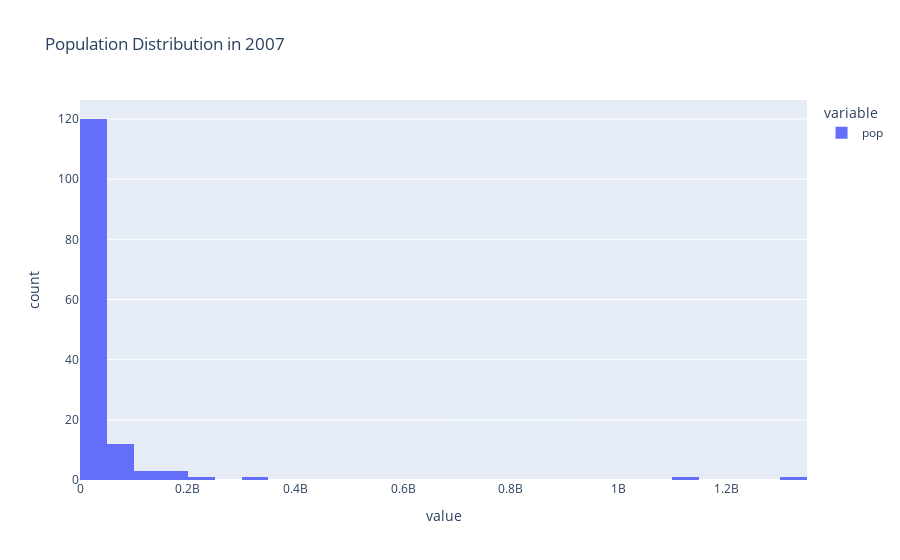

Source (notebook cell):
### Markdown cell above
## Draw a Histogram
Draw a histogram to visualize the distribution of populations in 2007. Decorate the plot properly.

### Code cell
df_2007 = df.query('year == 2007')

fig = px.histogram(data_frame=df_2007['pop'], title='Population Distribution in 2007', )
fig.show()

### Figure 1 — Plotly figure (JSON) as saved in the notebook; plotly's stock layout.template omitted (floating-point values rounded to 4 significant figures; data arrays with more than 128 entries replaced by an {"elided": "..."} marker saying what was removed)
{"data": [{"alignmentgroup": "True", "bingroup": "x", "hovertemplate": "variable=pop<br>value=%{x}<br>count=%{y}<extra></extra>", "legendgroup": "pop", "marker": {"color": "#636efa", "pattern": {"shape": ""}}, "name": "pop", "offsetgroup": "pop", "orientation": "v", "showlegend": true, "type": "histogram", "x": {"elided": "142 int values"}, "xaxis": "x", "yaxis": "y"}], "layout": {"barmode": "relative", "legend": {"title": {"text": "variable"}, "tracegroupgap": 0}, "title": {"text": "Population Distribution in 2007"}, "xaxis": {"anchor": "y", "domain": [0, 1], "title": {"text": "value"}}, "yaxis": {"anchor": "x", "domain": [0, 1], "title": {"text": "count"}}}}
